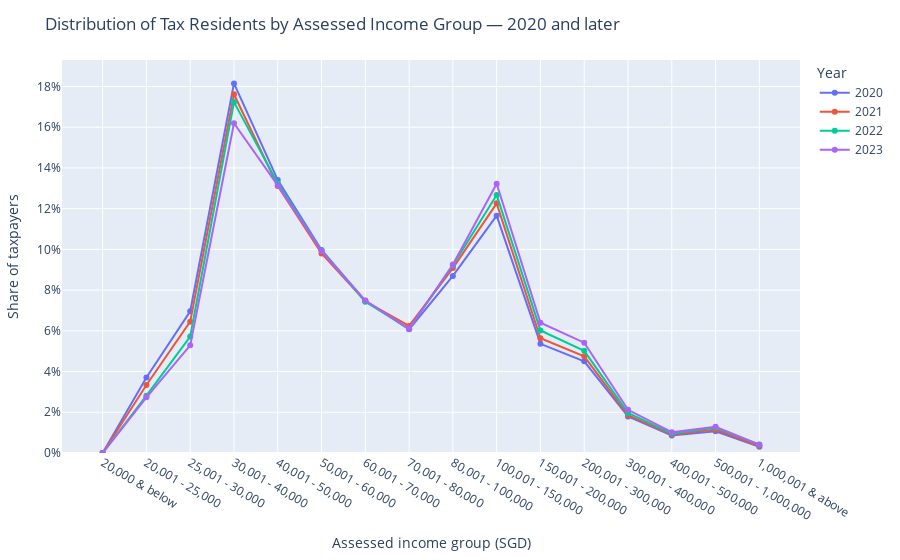
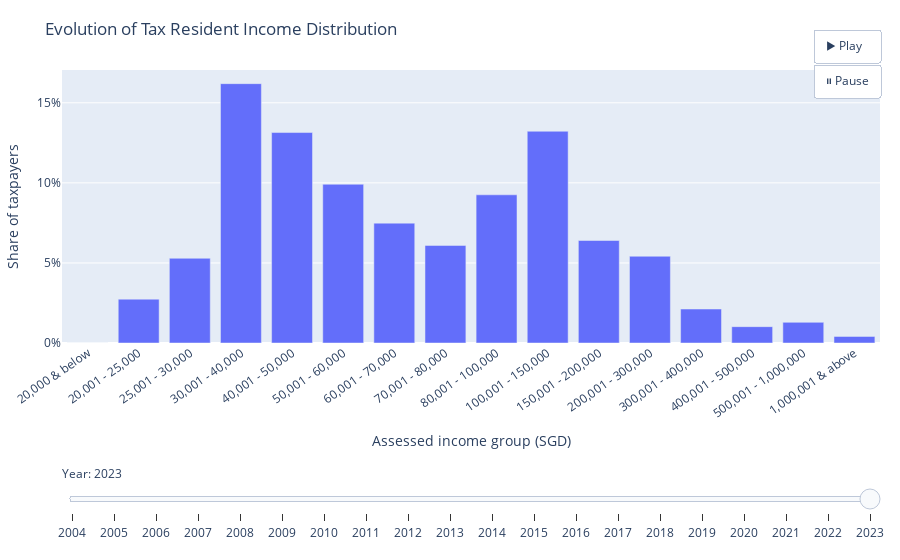

Notebook code cell kept with these figures, in order:
### Code cell
# --- 1) Filter to Tax Residents
df = income_table.copy()
df = df[df["resident_type"] == "Tax Resident"].copy()

# Ensure numeric
for c in ["number_of_taxpayers", "assessable_income", "chargeable_income", "net_tax_assessed"]:
    if c in df.columns:
        df[c] = pd.to_numeric(df[c], errors="coerce")

# --- 2) Parse and order income bins
# Supported examples:
# "20,000 & below", "20,001 - 25,000", ..., "1,000,001 & above"
def parse_bin_bounds(label: str):
    s = label.replace(",", "").strip()
    m = re.match(r"^(\d+)\s*&\s*below$", s, flags=re.I)
    if m:
        upper = int(m.group(1))
        lower = 0
        return lower, upper, True, False  # (lo, hi, is_below, is_above)
    m = re.match(r"^(\d+)\s*&\s*above$", s, flags=re.I)
    if m:
        lower = int(m.group(1))
        upper = math.inf
        return lower, upper, False, True
    m = re.match(r"^(\d+)\s*-\s*(\d+)$", s)
    if m:
        return int(m.group(1)), int(m.group(2)), False, False
    raise ValueError(f"Unrecognized bin label: {label!r}")

bin_info = []
for lbl in df["assessed_income_group"].dropna().unique():
    lo, hi, is_below, is_above = parse_bin_bounds(lbl)
    bin_info.append((lbl, lo, hi, is_below, is_above))
bin_info = sorted(bin_info, key=lambda x: (x[1], float("inf") if x[2] == math.inf else x[2]))
ordered_labels = [x[0] for x in bin_info]

# Categorical order for plotting
df["assessed_income_group"] = pd.Categorical(
    df["assessed_income_group"],
    categories=ordered_labels,
    ordered=True
)

# --- 3) Build distributions: shares per year/bin
dist = (
    df.groupby(["year_of_assessment", "assessed_income_group"], observed=True)["number_of_taxpayers"]
      .sum()
      .reset_index()
      .sort_values(["year_of_assessment", "assessed_income_group"])
)
# Normalize to shares within each year (0..1)
dist["share_of_taxpayers"] = dist.groupby("year_of_assessment")["number_of_taxpayers"].transform(
    lambda x: x / x.sum()
)

# ==============================
# Helper: Top-percent function
# ==============================
# Compute "what top-percent are you in this year?" given annual income in SGD.
# Method:
#  - locate income bin by bounds
#  - assume uniform distribution within the bin for interpolation
#  - compute CDF at income; top% = 100 * (1 - CDF)
bin_bounds_map = {lbl: (lo, hi) for (lbl, lo, hi, *_ ) in bin_info}

def income_top_percent(year: int, income_sgd: float) -> str:
    if year not in dist["year_of_assessment"].unique():
        return f"No data for year {year}."

    dsub = dist[dist["year_of_assessment"] == year].copy()
    if dsub.empty:
        return f"No data for year {year}."

    # Ensure correct order
    dsub = dsub.sort_values("assessed_income_group")
    labels = dsub["assessed_income_group"].astype(str).tolist()
    weights = dsub["share_of_taxpayers"].values  # sums to 1.0

    # Find the bin that contains the income
    target_idx = None
    for i, lbl in enumerate(labels):
        lo, hi = bin_bounds_map[lbl]
        if (income_sgd <= hi if hi != math.inf else True) and income_sgd >= lo:
            target_idx = i
            break

    if target_idx is None:
        # If income is below the lowest "below" boundary, or any odd gap
        if income_sgd < bin_bounds_map[labels[0]][0]:
            target_idx = 0
        else:
            target_idx = len(labels) - 1

    # CDF up to the start of the target bin
    cdf_before = weights[:target_idx].sum()

    # Within-bin interpolation
    lo, hi = bin_bounds_map[labels[target_idx]]
    w = weights[target_idx]

    if hi == math.inf:
        # For open-ended top bin, assume an effective width equal to the span of the previous finite bin
        # (fallback if it's the only bin: use 0.25 * lo)
        if target_idx > 0:
            prev_lo, prev_hi = bin_bounds_map[labels[target_idx - 1]]
            eff_width = max(prev_hi - prev_lo, 1.0)
        else:
            eff_width = max(0.25 * lo, 1.0)
        frac_in_bin = min(max((income_sgd - lo) / eff_width, 0.0), 1.0)
    else:
        width = max(hi - lo, 1.0)
        frac_in_bin = min(max((income_sgd - lo) / width, 0.0), 1.0)

    cdf_at_income = cdf_before + w * frac_in_bin
    top_percent = max(0.0, 1.0 - cdf_at_income) * 100.0

    return print(
        f"With an annual income of S$ {income_sgd:,.0f} in {int(year)}, "
        f"you belong to the top {top_percent:.1f}% earners."
    )

# ==============================
# Helper: Income needed to be in the top NN% in a given year
# ==============================
def income_needed_for_top_percent(year: int, top_percent: float) -> str:
    """
    Returns the minimum annual income (SGD) needed to be in the top `top_percent` percent
    of earners for the given year, assuming uniform distribution within each bin.

    Example:
        income_needed_for_top_percent(2022, 10.0)  # threshold for top 10%
    """
    if top_percent < 0 or top_percent > 100:
        return "top_percent must be between 0 and 100."

    if year not in dist["year_of_assessment"].unique():
        return f"No data for year {year}."

    dsub = dist[dist["year_of_assessment"] == year].copy()
    dsub = dsub.sort_values("assessed_income_group")

    labels = dsub["assessed_income_group"].astype(str).tolist()
    weights = dsub["share_of_taxpayers"].values  # sums to 1

    # Convert "top p%" to CDF quantile q in [0,1]
    # top 10% => q = 0.90; we need the 90th percentile threshold
    q = 1.0 - (top_percent / 100.0)
    q = min(max(q, 0.0), 1.0)

    # cumulative distribution
    cdf = np.cumsum(weights)

    # find first bin where CDF >= q
    idx = np.searchsorted(cdf, q, side="left")

    if idx == 0:
        # threshold lies in the first bin
        lo, hi = bin_bounds_map[labels[0]]
        if hi == math.inf:
            # degenerate case: only one open-ended bin
            return f"Estimated threshold income for top {top_percent:.1f}% in {int(year)}: S$ {lo:,.0f}+"
        width = max(hi - lo, 1.0)
        # fraction within bin to reach q
        frac = q / weights[0] if weights[0] > 0 else 0.0
        income = lo + frac * width
    elif idx >= len(labels):
        # q beyond all bins due to rounding; threshold at top of last finite bin
        lo, hi = bin_bounds_map[labels[-1]]
        income = lo if hi == math.inf else hi
    else:
        # interpolate within the idx-th bin
        prev_cdf = cdf[idx - 1]
        lo, hi = bin_bounds_map[labels[idx]]
        w = weights[idx]
        if hi == math.inf:
            # approximate an effective width from previous finite bin
            if idx > 0:
                prev_lo, prev_hi = bin_bounds_map[labels[idx - 1]]
                eff_width = max(prev_hi - prev_lo, 1.0)
            else:
                eff_width = max(0.25 * lo, 1.0)
            frac = 0.0 if w == 0 else (q - prev_cdf) / w
            frac = min(max(frac, 0.0), 1.0)
            income = lo + frac * eff_width
        else:
            width = max(hi - lo, 1.0)
            frac = 0.0 if w == 0 else (q - prev_cdf) / w
            frac = min(max(frac, 0.0), 1.0)
            income = lo + frac * width

    return print(
        f"To be in the top {top_percent:.1f}% of earners in {int(year)}, "
        f"you would need an annual income of approximately S$ {income:,.0f}."
    )

# ==============================
# Plotly: Static plot (2020+)
# ==============================
years_2020_plus = sorted([int(y) for y in dist["year_of_assessment"].dropna().unique() if int(y) >= 2020])
if years_2020_plus:
    d2020p = dist[dist["year_of_assessment"].isin(years_2020_plus)].copy()

    # Convert shares (0..1) to percentage for tooltips if you like; axis will format as %
    d2020p["share_pct"] = d2020p["share_of_taxpayers"] * 100

    fig_line = px.line(
        d2020p,
        x="assessed_income_group",
        y="share_of_taxpayers",
        color="year_of_assessment",
        markers=True,
        category_orders={"assessed_income_group": ordered_labels},
        labels={
            "assessed_income_group": "Assessed income group (SGD)",
            "share_of_taxpayers": "Share of taxpayers",
            "year_of_assessment": "Year"
        },
        hover_data={"share_of_taxpayers": ":.2%", "share_pct": False}
    )
    # Y axis in percentage
    fig_line.update_yaxes(tickformat=".0%", rangemode="tozero")
    fig_line.update_layout(
        title="Distribution of Tax Residents by Assessed Income Group — 2020 and later",
        legend_title_text="Year",
        margin=dict(l=40, r=20, t=60, b=80)
    )
    fig_line.show()
else:
    print("No years ≥ 2020 found in the data to plot.")

# ==============================
# Plotly: Animated bars (all years)
# ==============================
# ==============================
# Plotly: Animated bars (all years) — improved layout
# ==============================
years_all = sorted([int(y) for y in dist["year_of_assessment"].dropna().unique()])
if years_all:
    frames = []
    for y in years_all:
        ysub = dist[dist["year_of_assessment"] == y]
        frames.append(go.Frame(
            name=str(y),
            data=[go.Bar(
                x=ysub["assessed_income_group"].astype(str),
                y=ysub["share_of_taxpayers"],
                hovertemplate="Group: %{x}<br>Share: %{y:.2%}<extra></extra>"
            )]
        ))

    y0 = years_all[0]
    base = dist[dist["year_of_assessment"] == y0]

    # Build the slider steps
    slider_steps = [
        dict(
            label=str(y),
            method="animate",
            args=[[str(y)], {"mode": "immediate", "frame": {"duration": 0, "redraw": True}, "transition": {"duration": 200}}]
        )
        for y in years_all
    ]

    # Use the latest year as the initial frame for display
    y_init = years_all[-1]
    base = dist[dist["year_of_assessment"] == y_init]

    fig_anim = go.Figure(
        data=[go.Bar(
            x=base["assessed_income_group"].astype(str),
            y=base["share_of_taxpayers"],
            hovertemplate="Group: %{x}<br>Share: %{y:.2%}<extra></extra>"
        )],
        layout=go.Layout(
            title=f"Evolution of Tax Resident Income Distribution",
            xaxis=dict(
                title="Assessed income group (SGD)",
                categoryorder="array",
                categoryarray=ordered_labels,
                tickangle=-35,
                automargin=True
            ),
            yaxis=dict(
                title="Share of taxpayers",
                tickformat=".0%",
                rangemode="tozero"
            ),
            updatemenus=[dict(
                type="buttons",
                showactive=False,
                x=1.0, y=1.15, xanchor="right", yanchor="top",
                buttons=[
                    dict(label="▶ Play", method="animate",
                         args=[None, {"frame": {"duration": 800, "redraw": True}, "fromcurrent": True, "transition": {"duration": 300}}]),
                    dict(label="⏸ Pause", method="animate",
                         args=[[None], {"mode": "immediate", "frame": {"duration": 0, "redraw": False}, "transition": {"duration": 0}}])
                ]
            )],
            sliders=[dict(
                active=len(years_all) - 1,
                x=0.0, y=-0.40,
                xanchor="left", yanchor="top",
                len=1.0,
                pad={"t": 10, "b": 10},
                currentvalue={"prefix": "Year: "},
                steps=slider_steps
            )],
            margin=dict(l=40, r=20, t=70, b=160)
        ),
        frames=frames
    )

    fig_anim.show()
else:
    print("No yearly data found to animate.")

### Figure 1 — Plotly figure (JSON) as saved in the notebook; plotly's stock layout.template omitted (floating-point values rounded to 4 significant figures)
{"data": [{"customdata": [[0], [3.712], [6.961], [18.15], [13.4], [9.972], [7.474], [6.074], [8.697], [11.65], [5.361], [4.502], [1.795], [0.861], [1.069], [0.3091]], "hovertemplate": "Year=2020<br>Assessed income group (SGD)=%{x}<br>Share of taxpayers=%{y:.2%}<extra></extra>", "legendgroup": "2020", "line": {"color": "#636efa", "dash": "solid"}, "marker": {"symbol": "circle"}, "mode": "markers+lines", "name": "2020", "orientation": "v", "showlegend": true, "type": "scatter", "x": ["20,000 & below", "20,001 - 25,000", "25,001 - 30,000", "30,001 - 40,000", "40,001 - 50,000", "50,001 - 60,000", "60,001 - 70,000", "70,001 - 80,000", "80,001 - 100,000", "100,001 - 150,000", "150,001 - 200,000", "200,001 - 300,000", "300,001 - 400,000", "400,001 - 500,000", "500,001 - 1,000,000", "1,000,001 & above"], "xaxis": "x", "y": [0, 0.03712, 0.06961, 0.1815, 0.134, 0.09972, 0.07474, 0.06074, 0.08697, 0.1165, 0.05361, 0.04502, 0.01795, 0.00861, 0.01069, 0.003091], "yaxis": "y"}, {"customdata": [[0], [3.342], [6.449], [17.62], [13.11], [9.799], [7.45], [6.239], [9.082], [12.26], [5.636], [4.748], [1.863], [0.9063], [1.148], [0.3427]], "hovertemplate": "Year=2021<br>Assessed income group (SGD)=%{x}<br>Share of taxpayers=%{y:.2%}<extra></extra>", "legendgroup": "2021", "line": {"color": "#EF553B", "dash": "solid"}, "marker": {"symbol": "circle"}, "mode": "markers+lines", "name": "2021", "orientation": "v", "showlegend": true, "type": "scatter", "x": ["20,000 & below", "20,001 - 25,000", "25,001 - 30,000", "30,001 - 40,000", "40,001 - 50,000", "50,001 - 60,000", "60,001 - 70,000", "70,001 - 80,000", "80,001 - 100,000", "100,001 - 150,000", "150,001 - 200,000", "200,001 - 300,000", "300,001 - 400,000", "400,001 - 500,000", "500,001 - 1,000,000", "1,000,001 & above"], "xaxis": "x", "y": [0, 0.03342, 0.06449, 0.1762, 0.1311, 0.09799, 0.0745, 0.06239, 0.09082, 0.1226, 0.05636, 0.04748, 0.01863, 0.009063, 0.01148, 0.003427], "yaxis": "y"}, {"customdata": [[0], [2.817], [5.722], [17.23], [13.24], [9.937], [7.434], [6.101], [9.223], [12.67], [6.02], [5.019], [1.969], [0.9552], [1.243], [0.41]], "hovertemplate": "Year=2022<br>Assessed income group (SGD)=%{x}<br>Share of taxpayers=%{y:.2%}<extra></extra>", "legendgroup": "2022", "line": {"color": "#00cc96", "dash": "solid"}, "marker": {"symbol": "circle"}, "mode": "markers+lines", "name": "2022", "orientation": "v", "showlegend": true, "type": "scatter", "x": ["20,000 & below", "20,001 - 25,000", "25,001 - 30,000", "30,001 - 40,000", "40,001 - 50,000", "50,001 - 60,000", "60,001 - 70,000", "70,001 - 80,000", "80,001 - 100,000", "100,001 - 150,000", "150,001 - 200,000", "200,001 - 300,000", "300,001 - 400,000", "400,001 - 500,000", "500,001 - 1,000,000", "1,000,001 & above"], "xaxis": "x", "y": [0, 0.02817, 0.05722, 0.1723, 0.1324, 0.09937, 0.07434, 0.06101, 0.09223, 0.1267, 0.0602, 0.05019, 0.01969, 0.009552, 0.01243, 0.0041], "yaxis": "y"}, {"customdata": [[0], [2.737], [5.291], [16.2], [13.14], [9.915], [7.485], [6.093], [9.254], [13.22], [6.4], [5.418], [2.122], [1.02], [1.29], [0.4116]], "hovertemplate": "Year=2023<br>Assessed income group (SGD)=%{x}<br>Share of taxpayers=%{y:.2%}<extra></extra>", "legendgroup": "2023", "line": {"color": "#ab63fa", "dash": "solid"}, "marker": {"symbol": "circle"}, "mode": "markers+lines", "name": "2023", "orientation": "v", "showlegend": true, "type": "scatter", "x": ["20,000 & below", "20,001 - 25,000", "25,001 - 30,000", "30,001 - 40,000", "40,001 - 50,000", "50,001 - 60,000", "60,001 - 70,000", "70,001 - 80,000", "80,001 - 100,000", "100,001 - 150,000", "150,001 - 200,000", "200,001 - 300,000", "300,001 - 400,000", "400,001 - 500,000", "500,001 - 1,000,000", "1,000,001 & above"], "xaxis": "x", "y": [0, 0.02737, 0.05291, 0.162, 0.1314, 0.09915, 0.07485, 0.06093, 0.09254, 0.1322, 0.064, 0.05418, 0.02122, 0.0102, 0.0129, 0.004116], "yaxis": "y"}], "layout": {"legend": {"title": {"text": "Year"}, "tracegroupgap": 0}, "margin": {"b": 80, "l": 40, "r": 20, "t": 60}, "title": {"text": "Distribution of Tax Residents by Assessed Income Group — 2020 and later"}, "xaxis": {"anchor": "y", "categoryarray": ["20,000 & below", "20,001 - 25,000", "25,001 - 30,000", "30,001 - 40,000", "40,001 - 50,000", "50,001 - 60,000", "60,001 - 70,000", "70,001 - 80,000", "80,001 - 100,000", "100,001 - 150,000", "150,001 - 200,000", "200,001 - 300,000", "300,001 - 400,000", "400,001 - 500,000", "500,001 - 1,000,000", "1,000,001 & above"], "categoryorder": "array", "domain": [0, 1], "title": {"text": "Assessed income group (SGD)"}}, "yaxis": {"anchor": "x", "domain": [0, 1], "rangemode": "tozero", "tickformat": ".0%", "title": {"text": "Share of taxpayers"}}}}

### Figure 2 — Plotly figure (JSON) as saved in the notebook; plotly's stock layout.template omitted (floating-point values rounded to 4 significant figures)
{"data": [{"hovertemplate": "Group: %{x}<br>Share: %{y:.2%}<extra></extra>", "type": "bar", "x": ["20,000 & below", "20,001 - 25,000", "25,001 - 30,000", "30,001 - 40,000", "40,001 - 50,000", "50,001 - 60,000", "60,001 - 70,000", "70,001 - 80,000", "80,001 - 100,000", "100,001 - 150,000", "150,001 - 200,000", "200,001 - 300,000", "300,001 - 400,000", "400,001 - 500,000", "500,001 - 1,000,000", "1,000,001 & above"], "y": [0, 0.02737, 0.05291, 0.162, 0.1314, 0.09915, 0.07485, 0.06093, 0.09254, 0.1322, 0.064, 0.05418, 0.02122, 0.0102, 0.0129, 0.004116]}], "layout": {"margin": {"b": 160, "l": 40, "r": 20, "t": 70}, "sliders": [{"active": 19, "currentvalue": {"prefix": "Year: "}, "len": 1, "pad": {"b": 10, "t": 10}, "steps": [{"args": [["2004"], {"frame": {"duration": 0, "redraw": true}, "mode": "immediate", "transition": {"duration": 200}}], "label": "2004", "method": "animate"}, {"args": [["2005"], {"frame": {"duration": 0, "redraw": true}, "mode": "immediate", "transition": {"duration": 200}}], "label": "2005", "method": "animate"}, {"args": [["2006"], {"frame": {"duration": 0, "redraw": true}, "mode": "immediate", "transition": {"duration": 200}}], "label": "2006", "method": "animate"}, {"args": [["2007"], {"frame": {"duration": 0, "redraw": true}, "mode": "immediate", "transition": {"duration": 200}}], "label": "2007", "method": "animate"}, {"args": [["2008"], {"frame": {"duration": 0, "redraw": true}, "mode": "immediate", "transition": {"duration": 200}}], "label": "2008", "method": "animate"}, {"args": [["2009"], {"frame": {"duration": 0, "redraw": true}, "mode": "immediate", "transition": {"duration": 200}}], "label": "2009", "method": "animate"}, {"args": [["2010"], {"frame": {"duration": 0, "redraw": true}, "mode": "immediate", "transition": {"duration": 200}}], "label": "2010", "method": "animate"}, {"args": [["2011"], {"frame": {"duration": 0, "redraw": true}, "mode": "immediate", "transition": {"duration": 200}}], "label": "2011", "method": "animate"}, {"args": [["2012"], {"frame": {"duration": 0, "redraw": true}, "mode": "immediate", "transition": {"duration": 200}}], "label": "2012", "method": "animate"}, {"args": [["2013"], {"frame": {"duration": 0, "redraw": true}, "mode": "immediate", "transition": {"duration": 200}}], "label": "2013", "method": "animate"}, {"args": [["2014"], {"frame": {"duration": 0, "redraw": true}, "mode": "immediate", "transition": {"duration": 200}}], "label": "2014", "method": "animate"}, {"args": [["2015"], {"frame": {"duration": 0, "redraw": true}, "mode": "immediate", "transition": {"duration": 200}}], "label": "2015", "method": "animate"}, {"args": [["2016"], {"frame": {"duration": 0, "redraw": true}, "mode": "immediate", "transition": {"duration": 200}}], "label": "2016", "method": "animate"}, {"args": [["2017"], {"frame": {"duration": 0, "redraw": true}, "mode": "immediate", "transition": {"duration": 200}}], "label": "2017", "method": "animate"}, {"args": [["2018"], {"frame": {"duration": 0, "redraw": true}, "mode": "immediate", "transition": {"duration": 200}}], "label": "2018", "method": "animate"}, {"args": [["2019"], {"frame": {"duration": 0, "redraw": true}, "mode": "immediate", "transition": {"duration": 200}}], "label": "2019", "method": "animate"}, {"args": [["2020"], {"frame": {"duration": 0, "redraw": true}, "mode": "immediate", "transition": {"duration": 200}}], "label": "2020", "method": "animate"}, {"args": [["2021"], {"frame": {"duration": 0, "redraw": true}, "mode": "immediate", "transition": {"duration": 200}}], "label": "2021", "method": "animate"}, {"args": [["2022"], {"frame": {"duration": 0, "redraw": true}, "mode": "immediate", "transition": {"duration": 200}}], "label": "2022", "method": "animate"}, {"args": [["2023"], {"frame": {"duration": 0, "redraw": true}, "mode": "immediate", "transition": {"duration": 200}}], "label": "2023", "method": "animate"}], "x": 0, "xanchor": "left", "y": -0.4, "yanchor": "top"}], "title": {"text": "Evolution of Tax Resident Income Distribution"}, "updatemenus": [{"buttons": [{"args": [null, {"frame": {"duration": 800, "redraw": true}, "fromcurrent": true, "transition": {"duration": 300}}], "label": "▶ Play", "method": "animate"}, {"args": [[null], {"frame": {"duration": 0, "redraw": false}, "mode": "immediate", "transition": {"duration": 0}}], "label": "⏸ Pause", "method": "animate"}], "showactive": false, "type": "buttons", "x": 1, "xanchor": "right", "y": 1.15, "yanchor": "top"}], "xaxis": {"automargin": true, "categoryarray": ["20,000 & below", "20,001 - 25,000", "25,001 - 30,000", "30,001 - 40,000", "40,001 - 50,000", "50,001 - 60,000", "60,001 - 70,000", "70,001 - 80,000", "80,001 - 100,000", "100,001 - 150,000", "150,001 - 200,000", "200,001 - 300,000", "300,001 - 400,000", "400,001 - 500,000", "500,001 - 1,000,000", "1,000,001 & above"], "categoryorder": "array", "tickangle": -35, "title": {"text": "Assessed income group (SGD)"}}, "yaxis": {"rangemode": "tozero", "tickformat": ".0%", "title": {"text": "Share of taxpayers"}}}}
